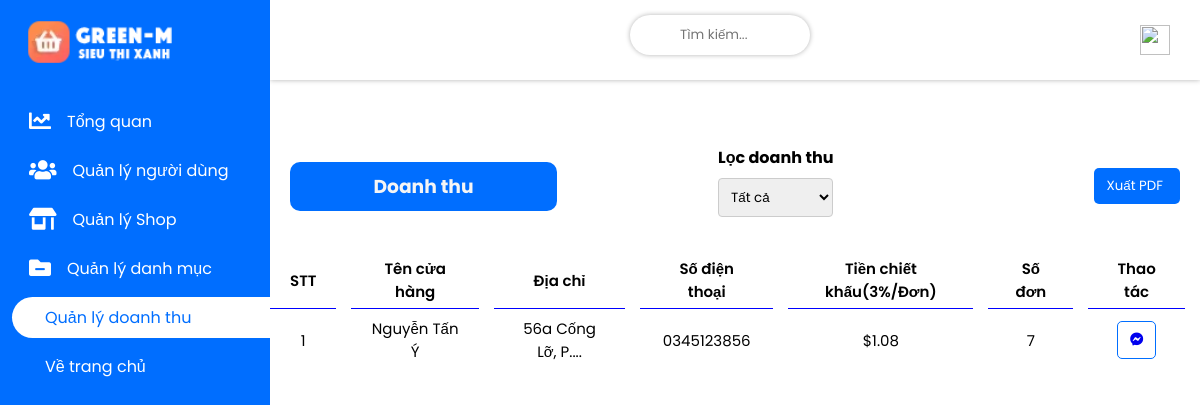
/admin/admin/index.php?act=order, run on an earlier commit of the app's database.
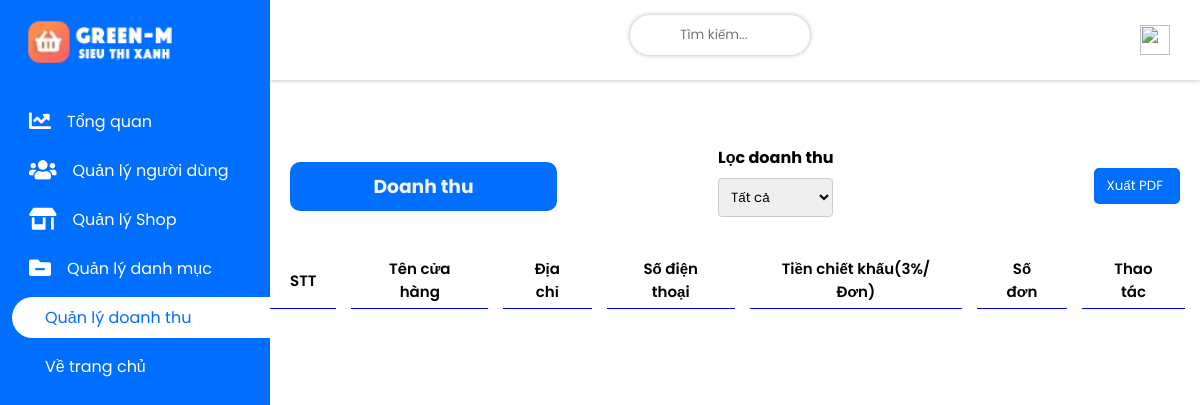
And on a later commit of the database.
### tables this page shows
CREATE TABLE `account` (
  `account_id` int(123) NOT NULL,
  `account_name` longblob NOT NULL,
  `account_sex` varchar(3) NOT NULL,
  `account_address` varchar(80) NOT NULL,
  `account_number_pay` varchar(25) NOT NULL,
  `account_pay` varchar(15) NOT NULL,
  `account_avt` varchar(299) NOT NULL DEFAULT 'view/images/account/user.png',
  `account_username` varchar(30) NOT NULL,
  `account_email` varchar(40) NOT NULL,
  `account_verified_mail` varchar(15) NOT NULL DEFAULT 'Chưa xác thực',
  `account_phone` varchar(10) NOT NULL,
  `account_pass` varchar(100) NOT NULL,
  `account_position` varchar(20) NOT NULL DEFAULT 'Khách hàng',
  `account_notify` varchar(100) NOT NULL,
  `account_status` varchar(30) NOT NULL DEFAULT 'Offline',
  `time_reg` timestamp NOT NULL DEFAULT current_timestamp()
);

### admin/admin/model/connect.php (called while the page is built, shortened)
<?php
    class dao_con {
        public static function conn_db() {
            $sqlServer = "mysql:host=localhost; dbname=green_m8683";
            $username = "root";
            $password = "";
            try {
                $conn = new PDO($sqlServer, $username, $password);
                $conn->setAttribute(PDO::ATTR_ERRMODE, PDO::ERRMODE_EXCEPTION);
            } catch(PDOException $e) {
                echo 'Ket noi database that bai do ' . $e->getMessage();
            }
            return $conn;
        }
        public static function conn_show_all($sql) {
            $conn = self::conn_db();
            $sqlBindParam = array_slice(func_get_args(), 1);
            try {
                $stmt = $conn->prepare($sql);
                $stmt->execute($sqlBindParam);
                $ketqua = $stmt->fetchAll();
                return $ketqua;
            } catch (PDOException $e) {
                throw $e;
            } finally {
                unset($conn);
            }
        }
    }
?>

### admin/admin/model/order.php (called while the page is built, shortened)
<?php
    include_once "connect.php";
    class order_lass extends dao_con {
        public static function show_order() {
            $sql = "SELECT orders.*, account.account_name, account.account_id
                    FROM orders
                    JOIN account ON orders.shop_id = account.account_id
                    ORDER BY orders.order_id DESC
            ";
            return self::conn_show_all($sql);
        }
        public static function show_doanhthu() {
            $sql = "SELECT account.*, COUNT(orders.order_id) AS order_count, orders.order_status
                    FROM account
                    INNER JOIN orders ON account.account_id = orders.shop_id
                    GROUP BY account.account_id
            ";
            return self::conn_show_all($sql);
        }
    }
?>

### admin/admin/view/order.php (the view, shortened to what this page needs)
   <div class="wrapper flex">
      <div class="projects-category">
         <div class="card-header flex flex-tinh2">
            <h3>Doanh thu</h3>
            <div class="fill-doanhthu">
               <label for="fill-doanhthu">Lọc doanh thu</label>
               <select name="fill-doanhthu" class="fill-doanhthu-btn">
                  <option value="All">Tất cả</option>
               </select>
            </div>
            <button>Xuất PDF<i class="uil uil-angle-right"></i></button>
         </div>
         <table>
            <thead>
               <th>
                  <tr>
                     <td>STT</td>
                     <td>Tên cửa hàng</td>
                     <td>Địa chỉ</td>
                     <td>Số điện thoại</td>
                     <td>Tiền chiết khấu(3%/Đơn)</td>
                     <td>Số đơn</td>
                     <td>Thao tác</td>
                  </tr>
               </th>
            </thead>
            <tbody>
               <?php
                  foreach($show as $items) {
                     extract($items);
                     $count_revenue = 0;
                        foreach ($count as $jtems) {
                           if($jtems['order_status'] == "Giao thành công") {
                              if ($account_id == $jtems['account_id']) {
                                 $count_revenue += $jtems['order_total'];
                              }
                           }
                        }
                        $total_revenue = $count_revenue * 0.03;
                        $address = substr($account_address, 0, 18) . '...';
                        echo '
                           <tr>
                              <td>1</td>
                              <td>'. $account_name .'</td>
                              <td class="address-user">'. $address .'.<input type="hidden" value="'. $account_address .'"></td>
                              <td>'. $account_phone .'</td>
                              <td>$'. $total_revenue .'</td>
                              <td>'. $order_count .'</td>
                              <td class="kkk2">
                                 <button>
                                 <a href="../../public/index.php?act=mess_chat&from='.$_SESSION['83x86']['account_id'].'&to='.$account_id.'"><i class="fab fa-facebook-messenger"></i></a>
                                 </button>
                              </td>
                           </tr>
                        ';
                  }
               ?>
            </tbody>
         </table>
      </div>
   </div>
</div>

What changed in the data, as far as the page shows it:
no longer on this page (row edited): account: account_name "Nguyễn Tấn Ý", account_address "56a Cống Lỡ, P...", account_phone "0345123856", total_revenue "1.08", order_count "7"
